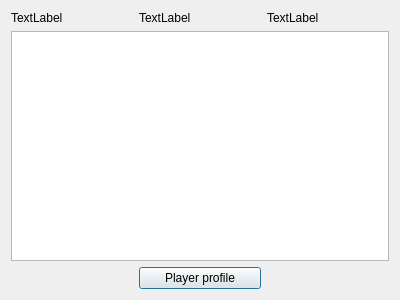
<?xml version="1.0" encoding="UTF-8"?>
<ui version="4.0">
 <class>Dialog</class>
 <widget class="QDialog" name="Dialog">
  <property name="geometry">
   <rect>
    <x>0</x>
    <y>0</y>
    <width>400</width>
    <height>300</height>
   </rect>
  </property>
  <property name="windowTitle">
   <string>Dialog</string>
  </property>
  <layout class="QGridLayout" name="gridLayout">
   <item row="0" column="0">
    <widget class="QLabel" name="label_3">
     <property name="text">
      <string>TextLabel</string>
     </property>
    </widget>
   </item>
   <item row="0" column="1">
    <widget class="QLabel" name="label">
     <property name="text">
      <string>TextLabel</string>
     </property>
    </widget>
   </item>
   <item row="0" column="2">
    <widget class="QLabel" name="label_2">
     <property name="text">
      <string>TextLabel</string>
     </property>
    </widget>
   </item>
   <item row="1" column="0" colspan="3">
    <widget class="QTableWidget" name="tableWidget"/>
   </item>
   <item row="2" column="1">
    <widget class="QPushButton" name="pushButton">
     <property name="text">
      <string>Player profile</string>
     </property>
    </widget>
   </item>
  </layout>
 </widget>
 <resources/>
 <connections/>
</ui>
